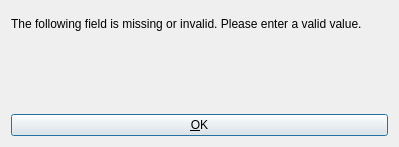
<ui version="4.0" >
 <class>CGexFtpMissingFieldDialogBase</class>
 <widget class="QDialog" name="CGexFtpMissingFieldDialogBase" >
  <property name="geometry" >
   <rect>
    <x>0</x>
    <y>0</y>
    <width>399</width>
    <height>147</height>
   </rect>
  </property>
  <property name="windowTitle" >
   <string>Settings - Missing field</string>
  </property>
  <property name="sizeGripEnabled" >
   <bool>false</bool>
  </property>
  <layout class="QGridLayout" name="gridLayout" >
   <item row="0" column="0" >
    <layout class="QVBoxLayout" name="verticalLayout" >
     <property name="spacing" >
      <number>6</number>
     </property>
     <property name="sizeConstraint" >
      <enum>QLayout::SetFixedSize</enum>
     </property>
     <item>
      <widget class="QLabel" name="labelText" >
       <property name="sizePolicy" >
        <sizepolicy vsizetype="Preferred" hsizetype="Fixed" >
         <horstretch>0</horstretch>
         <verstretch>0</verstretch>
        </sizepolicy>
       </property>
       <property name="text" >
        <string>The following field is missing or invalid. Please enter a valid value.</string>
       </property>
       <property name="wordWrap" >
        <bool>false</bool>
       </property>
      </widget>
     </item>
     <item>
      <spacer name="spacer27" >
       <property name="orientation" >
        <enum>Qt::Vertical</enum>
       </property>
       <property name="sizeType" >
        <enum>QSizePolicy::Fixed</enum>
       </property>
       <property name="sizeHint" stdset="0" >
        <size>
         <width>16</width>
         <height>20</height>
        </size>
       </property>
      </spacer>
     </item>
     <item>
      <widget class="QLabel" name="labelField" >
       <property name="text" >
        <string>&lt;Field></string>
       </property>
       <property name="alignment" >
        <set>Qt::AlignCenter</set>
       </property>
       <property name="wordWrap" >
        <bool>false</bool>
       </property>
      </widget>
     </item>
     <item>
      <spacer name="spacer28" >
       <property name="orientation" >
        <enum>Qt::Vertical</enum>
       </property>
       <property name="sizeType" >
        <enum>QSizePolicy::Fixed</enum>
       </property>
       <property name="sizeHint" stdset="0" >
        <size>
         <width>16</width>
         <height>20</height>
        </size>
       </property>
      </spacer>
     </item>
     <item>
      <widget class="QPushButton" name="buttonOk" >
       <property name="toolTip" >
        <string>Close dialog</string>
       </property>
       <property name="text" >
        <string>&amp;OK</string>
       </property>
       <property name="shortcut" >
        <string/>
       </property>
       <property name="autoDefault" >
        <bool>true</bool>
       </property>
       <property name="default" >
        <bool>true</bool>
       </property>
      </widget>
     </item>
    </layout>
   </item>
  </layout>
 </widget>
 <layoutdefault spacing="6" margin="11" />
 <pixmapfunction>qPixmapFromMimeSource</pixmapfunction>
 <resources/>
 <connections>
  <connection>
   <sender>buttonOk</sender>
   <signal>clicked()</signal>
   <receiver>CGexFtpMissingFieldDialogBase</receiver>
   <slot>accept()</slot>
   <hints>
    <hint type="sourcelabel" >
     <x>20</x>
     <y>20</y>
    </hint>
    <hint type="destinationlabel" >
     <x>20</x>
     <y>20</y>
    </hint>
   </hints>
  </connection>
 </connections>
</ui>
